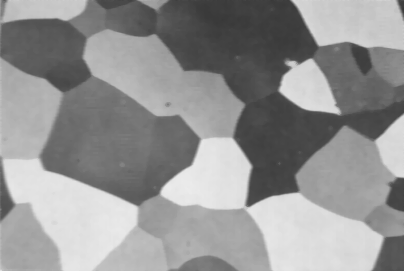
#> input picture Sequence 1/alumgrns.tif, 404 x 271 px
$ python Sequence1_part2_code_1.py
#> lines starting #> are read from the running program, lines starting #| are printed output that depends on the picture
# -*- coding: utf-8 -*-
"""
Created on Wed Apr  8 17:16:22 2020

@author: capliera
"""

import numpy as np
import skimage.data as skd
import skimage.io as skio
import matplotlib.pyplot as plt

def quantize(im, levels):
    """
    Function to run uniform gray-level gray-scale Quantization.
    This takes in an image, and buckets the gray values depending on the params.
    Args:
        im (array): image to be quantized as an array of values from 0 to 255
        levels (int): number of grey levels to quantize to.
    Return:
        the quantized image
    """

    # get int type
    dtype = im.dtype
    returnImage = np.floor((im/(256/float(levels))))

    print(returnImage)
    return np.array(returnImage, dtype)


def display(image):
    fig = plt.figure()
    for i in range(8, 0, -1):
        plt.subplot(4, 2, i)
        new = quantize(image, 2**i)
        plt.imshow(new)
        plt.title(str(2**i) + ' grey levels')
        axes = plt.gca()
        axes.axis('off')
    fig.tight_layout()
    plt.show()


#All figures closing
plt.close('all')
# matplotlib for gray level images display: fix the colormap and
# the image figure size
plt.rcParams['image.cmap'] = 'gray'
plt.rcParams["figure.figsize"] = (6,4)

## Grey level image uniform quantization

I_256=skio.imread('alumgrns.tif')
#> I_256 is the input picture: shape (271, 404); min 55, max 236, mean 147.1
# Image display
fig1 = plt.figure(1)
skio.imshow(I_256)
plt.subplot(4,2,1), plt.imshow(I_256), plt.title('256 grey levels')
axes = plt.gca()
axes.axis('off')

#Image quantization with different numbers of grey levels

fruits = skio.imread('Fruits.bmp')
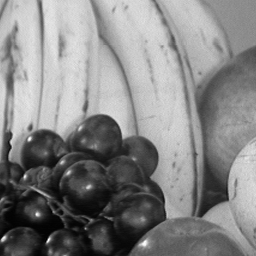
#> input picture Sequence 1/Fruits.bmp, 256 x 256 px
#> fruits is the input picture: shape (256, 256); min 0, max 255, mean 132.2
display(fruits)
#> the loop in display, `for i in range(8, 0, -1):` made 8 passes
#> (printed output is left out)
#> pass 2, in quantize (call 2), `returnImage = np.floor((im/(256/float(levels))))`:
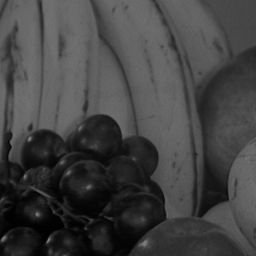
#> returnImage: shape (256, 256) float64; min 0, max 127, mean 65.8
#> in display, `plt.show()`:
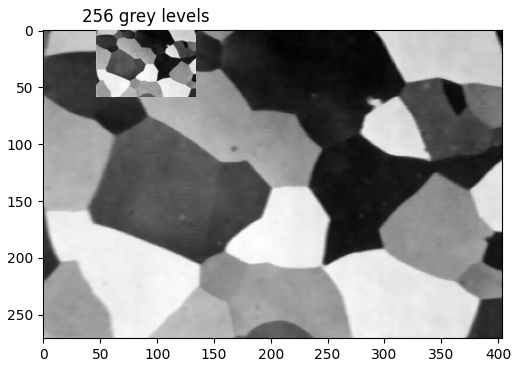
#> figure drawn by matplotlib, 2 panels
#> in display, `plt.show()`:
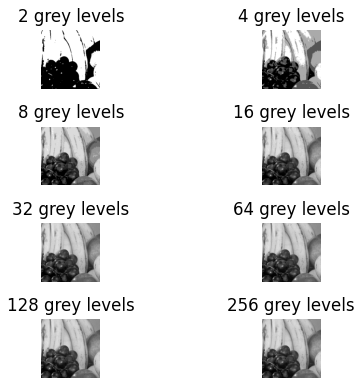
#> figure drawn by matplotlib, 8 panels
